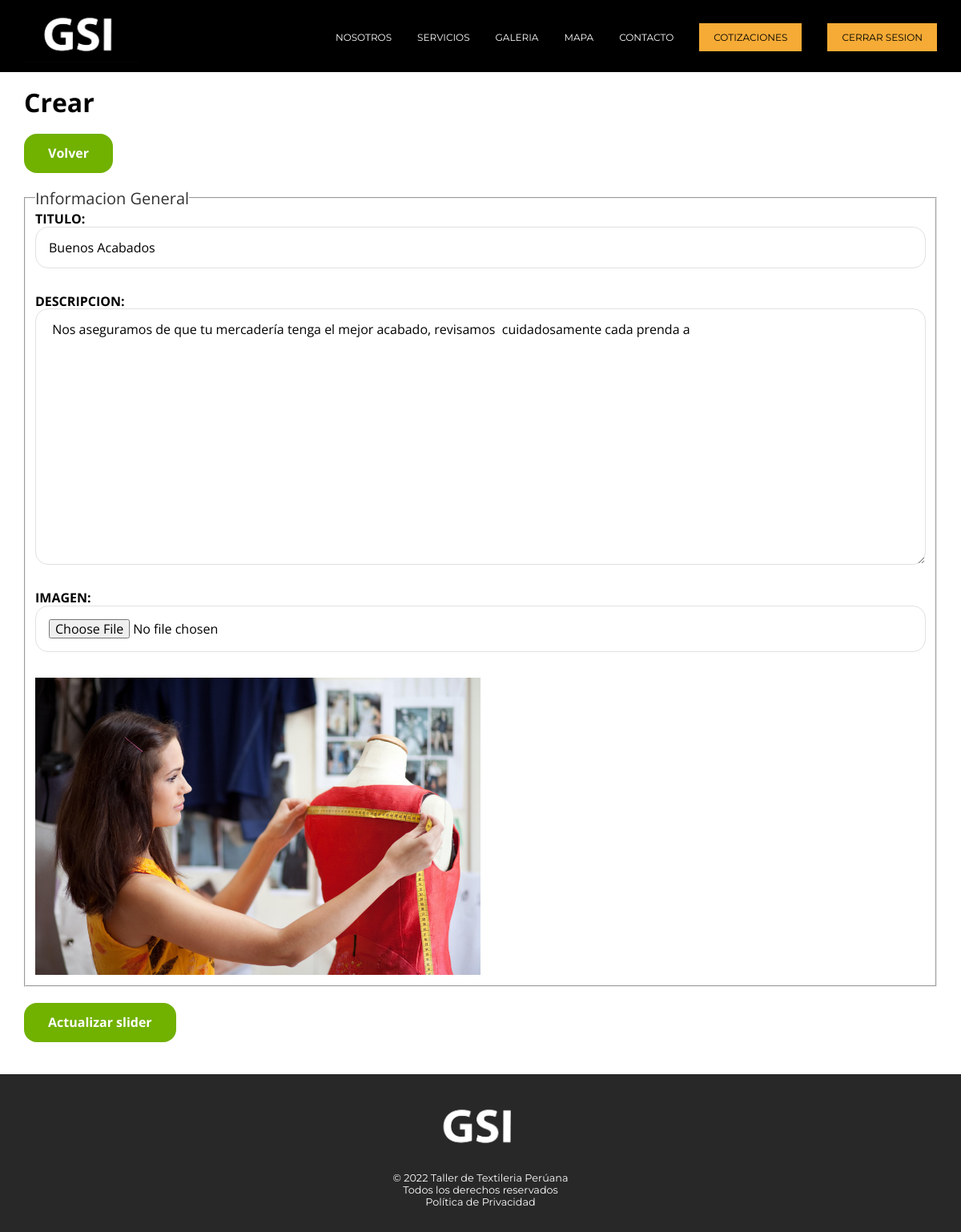
Page /view/admin/actualizar.php?id=35 (signed in) on the committed database.
### tables this page shows
CREATE TABLE `slider` (
  `id` int(11) NOT NULL,
  `titulo` varchar(40) NOT NULL,
  `descripcion` varchar(400) NOT NULL,
  `imagen` varchar(200) NOT NULL
);

### view/admin/actualizar.php (the view, shortened to what this page needs)
<?php
   $id = $_GET["id"];
   $id = filter_var($id,FILTER_VALIDATE_INT);
   $db = conectar();
    $query = "SELECT * FROM slider where id='$id'";
    $resultado = mysqli_query($db,$query);
    $slider = mysqli_fetch_assoc($resultado);
    $titulo =  $slider['titulo'];
    $descripcion =  $slider['descripcion'];
    include('../../templates/header.php');
?>
    <main class="contenedor seccion">
        <h1>Crear</h1>
        <a href="index.php" class="boton boton-verde">Volver</a>
        <form action="" class="formulario" method="post" enctype="multipart/form-data">
            <fieldset>
                <legend>Informacion General</legend>
                <label for="titulo">Titulo:</label>
                <input type="text" id="titulo" name="titulo" placeholder="Titulo slider" value="<?= $titulo ?>">
                <label for="descripcion">Descripcion:</label>
                <textarea id="descripcion" name="descripcion"><?= $descripcion ?></textarea>
                <label for="imagen">Imagen:</label>
                <input type="file" id="imagen" name="imagen" accept="image/jpeg, image/png" >
                <img src="../../image/<?= $slider["imagen"] ?>" class="imagen-actualizar"></a>
            </fieldset>
                <input type="submit" value="Actualizar slider" class="boton boton-verde">
        </form>
    </main>
<?php
     include('../../templates/footer.php');
?>

### build/CSS/style.css (style rules this page uses)
html { line-height: 1.15; -webkit-text-size-adjust: 100%; }
body { margin: 0; }
main { display: block; }
a { background-color: transparent; }
img { border-style: none; }
button, input, optgroup, select, textarea { font-family: inherit; font-size: 100%; line-height: 1.15; margin: 0; }
button, input { overflow: visible; }
button, [type=button], [type=reset], [type=submit] { -webkit-appearance: button; }
fieldset { padding: 0.35em 0.75em 0.625em; }
legend { box-sizing: border-box; color: inherit; display: table; max-width: 100%; padding: 0; white-space: normal; }
textarea { overflow: auto; }
*, *::after, *::before { margin: 0; padding: 0; box-sizing: border-box; }
html { scroll-behavior: smooth; scroll-padding-top: 100px; }
img { max-width: 100%; }
body { font-family: "Open Sans", sans-serif; }
a { text-decoration: none; }

### build/CSS/admin.css (style rules this page uses)
.contenedor { width: 95%; max-width: 1200px; margin: 0 auto; }
.seccion { margin-top: 20px; margin-bottom: 2.5rem; }
body { display: flex; flex-direction: column; min-height: 100vh; }
.formulario input:not([type=submit]), .formulario textarea, .formulario select { padding: 1rem; display: block; width: 100%; background-color: #FFFFFF; border: 1px solid #e1e1e1; border-radius: 1rem; margin-bottom: 2rem; }
.formulario textarea { height: 20rem; }
.imagen-actualizar { width: 50%; }
.boton-verde { background-color: #71B100; color: #FFFFFF; font-weight: 700; text-decoration: none; padding: 10px 30px; text-align: center; margin-top: 20px; display: inline-block; border: none; line-height: 1.8; border-radius: 1rem; }
.formulario legend { font-size: 20px; color: #333333; }
legend { box-sizing: border-box; color: inherit; display: table; max-width: 100%; padding: 0; white-space: normal; }
.formulario label { font-weight: 700; text-transform: uppercase; display: block; }
fieldset { margin-top: 20px; }

### rows in the picture
slider: titulo "Buenos Acabados", descripcion "Nos aseguramos de que tu mercadería tenga el mejor acabado, revisamos cuidadosamente cada prenda a", imagen (picture)
